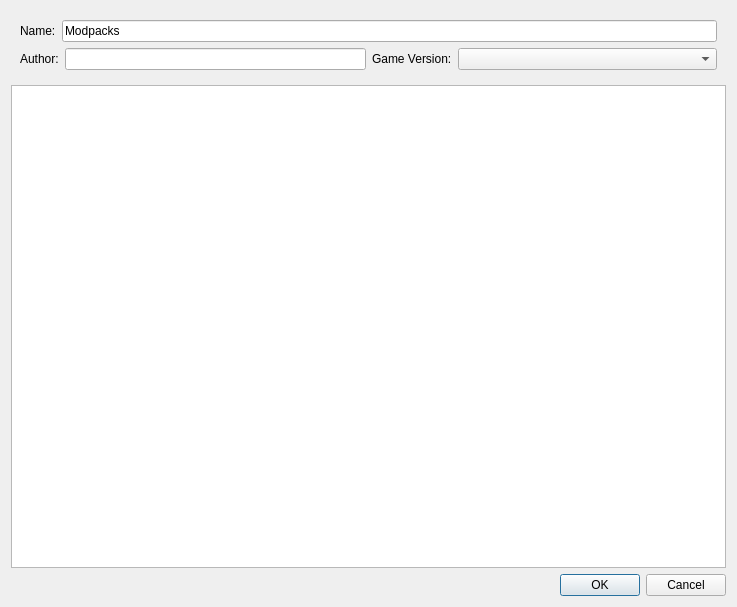
<?xml version="1.0" encoding="UTF-8"?>
<ui version="4.0">
 <class>ExportManifestJsonDialog</class>
 <widget class="QDialog" name="ExportManifestJsonDialog">
  <property name="geometry">
   <rect>
    <x>0</x>
    <y>0</y>
    <width>737</width>
    <height>607</height>
   </rect>
  </property>
  <layout class="QGridLayout" name="gridLayout_2">
   <item row="1" column="0">
    <widget class="QTreeView" name="modTreeView">
     <property name="rootIsDecorated">
      <bool>false</bool>
     </property>
     <property name="sortingEnabled">
      <bool>true</bool>
     </property>
    </widget>
   </item>
   <item row="2" column="0">
    <layout class="QHBoxLayout" name="horizontalLayout">
     <item>
      <widget class="QLabel" name="disabledMods">
       <property name="wordWrap">
        <bool>true</bool>
       </property>
      </widget>
     </item>
     <item>
      <widget class="QDialogButtonBox" name="buttonBox">
       <property name="orientation">
        <enum>Qt::Horizontal</enum>
       </property>
       <property name="standardButtons">
        <set>QDialogButtonBox::Cancel|QDialogButtonBox::Ok</set>
       </property>
      </widget>
     </item>
    </layout>
   </item>
   <item row="0" column="0">
    <widget class="QWidget" name="manifestWidget" native="true">
     <layout class="QGridLayout" name="gridLayout">
      <item row="1" column="0">
       <layout class="QFormLayout" name="formLayout">
        <item row="0" column="0">
         <widget class="QLabel" name="label_2">
          <property name="text">
           <string>Author:</string>
          </property>
         </widget>
        </item>
        <item row="0" column="1">
         <widget class="QLineEdit" name="author"/>
        </item>
       </layout>
      </item>
      <item row="1" column="1">
       <layout class="QFormLayout" name="formLayout_2">
        <item row="0" column="0">
         <widget class="QLabel" name="label_3">
          <property name="text">
           <string>Game Version:</string>
          </property>
         </widget>
        </item>
        <item row="0" column="1">
         <widget class="QComboBox" name="gameVersion">
          <property name="sizePolicy">
           <sizepolicy hsizetype="Expanding" vsizetype="Fixed">
            <horstretch>0</horstretch>
            <verstretch>0</verstretch>
           </sizepolicy>
          </property>
         </widget>
        </item>
       </layout>
      </item>
      <item row="0" column="0" colspan="2">
       <layout class="QFormLayout" name="formLayout_3">
        <item row="0" column="0">
         <widget class="QLabel" name="label">
          <property name="text">
           <string>Name:</string>
          </property>
         </widget>
        </item>
        <item row="0" column="1">
         <widget class="QLineEdit" name="name">
          <property name="text">
           <string>Modpacks</string>
          </property>
         </widget>
        </item>
       </layout>
      </item>
     </layout>
    </widget>
   </item>
  </layout>
 </widget>
 <resources/>
 <connections>
  <connection>
   <sender>buttonBox</sender>
   <signal>rejected()</signal>
   <receiver>ExportManifestJsonDialog</receiver>
   <slot>reject()</slot>
   <hints>
    <hint type="sourcelabel">
     <x>292</x>
     <y>580</y>
    </hint>
    <hint type="destinationlabel">
     <x>286</x>
     <y>274</y>
    </hint>
   </hints>
  </connection>
 </connections>
</ui>
